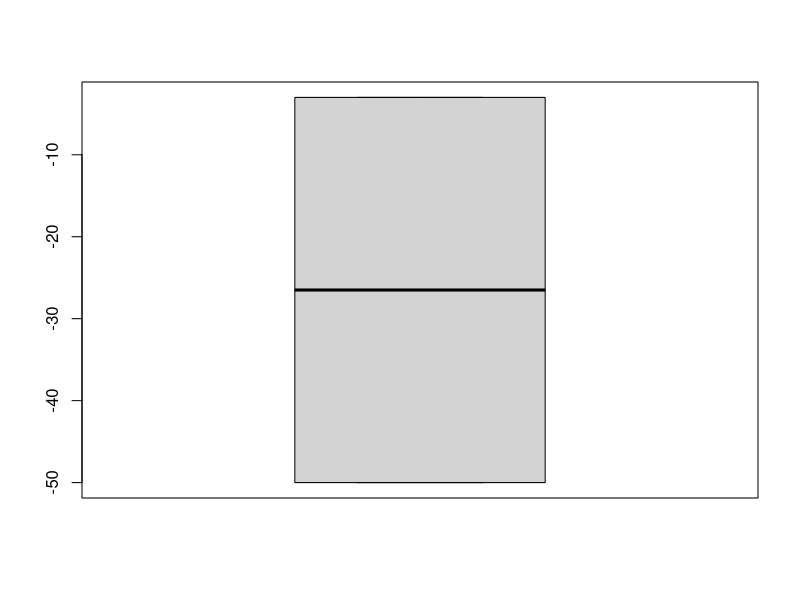
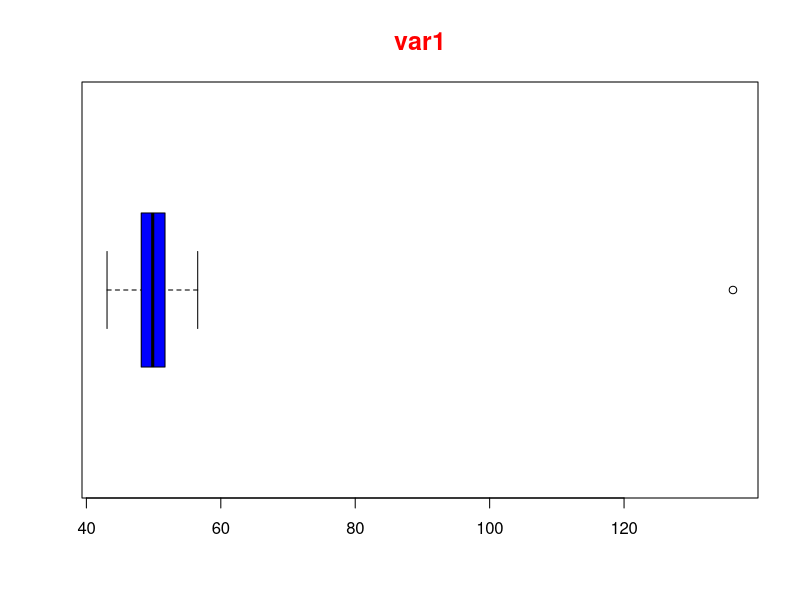

Write the R code that produced these figures, in order.
# creat value 
set.seed(123)
rnorm(20,3,4)
rnorm(20,5,2)*10
var1=rnorm(100,50,3)
var1[3]=var1[3]+40
var1[3]=var1[3]+50
boxplot(-c(3,50))
boxplot(var1, horizontal=TRUE, col="blue")
title(main = list("var1", cex=1.5,col="red"))
fivenum(var1)
summary(var1)
?rnorm
